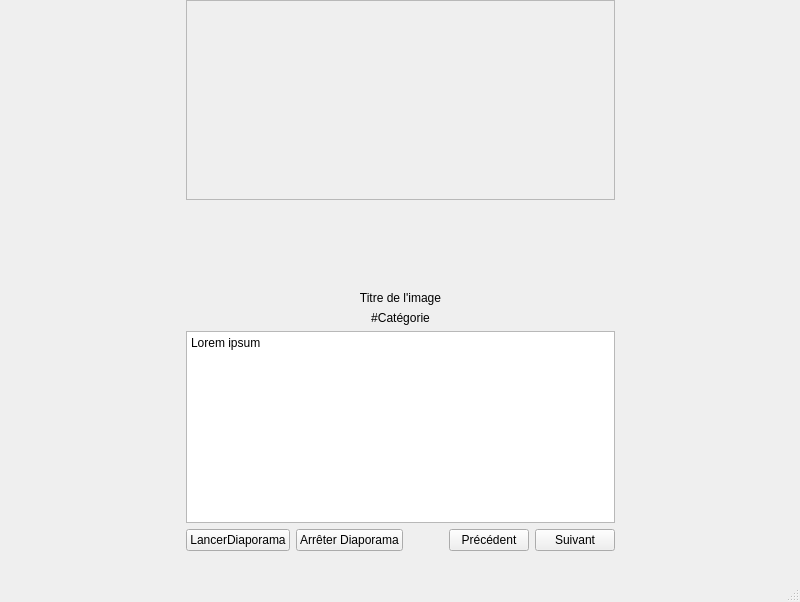
<?xml version="1.0" encoding="UTF-8"?>
<ui version="4.0">
 <class>LecteurVue</class>
 <widget class="QMainWindow" name="LecteurVue">
  <property name="geometry">
   <rect>
    <x>0</x>
    <y>0</y>
    <width>800</width>
    <height>602</height>
   </rect>
  </property>
  <property name="windowTitle">
   <string>LecteurVue</string>
  </property>
  <widget class="QWidget" name="centralwidget">
   <widget class="QWidget" name="horizontalLayoutWidget">
    <property name="geometry">
     <rect>
      <x>0</x>
      <y>0</y>
      <width>801</width>
      <height>551</height>
     </rect>
    </property>
    <layout class="QHBoxLayout" name="horizontalLayout">
     <item>
      <spacer name="horizontalSpacer">
       <property name="orientation">
        <enum>Qt::Horizontal</enum>
       </property>
       <property name="sizeHint" stdset="0">
        <size>
         <width>40</width>
         <height>20</height>
        </size>
       </property>
      </spacer>
     </item>
     <item>
      <layout class="QVBoxLayout" name="verticalLayout">
       <item>
        <widget class="QFrame" name="frame">
         <property name="minimumSize">
          <size>
           <width>200</width>
           <height>200</height>
          </size>
         </property>
         <property name="frameShape">
          <enum>QFrame::StyledPanel</enum>
         </property>
         <property name="frameShadow">
          <enum>QFrame::Raised</enum>
         </property>
        </widget>
       </item>
       <item>
        <spacer name="verticalSpacer">
         <property name="orientation">
          <enum>Qt::Vertical</enum>
         </property>
         <property name="sizeHint" stdset="0">
          <size>
           <width>20</width>
           <height>40</height>
          </size>
         </property>
        </spacer>
       </item>
       <item>
        <widget class="QLabel" name="lTitrePhoto">
         <property name="text">
          <string>Titre de l'image</string>
         </property>
         <property name="alignment">
          <set>Qt::AlignCenter</set>
         </property>
        </widget>
       </item>
       <item>
        <widget class="QLabel" name="lCategorie">
         <property name="text">
          <string>#Catégorie</string>
         </property>
         <property name="alignment">
          <set>Qt::AlignCenter</set>
         </property>
        </widget>
       </item>
       <item>
        <widget class="QTextBrowser" name="AffichageTextePhoto">
         <property name="html">
          <string>&lt;!DOCTYPE HTML PUBLIC &quot;-//W3C//DTD HTML 4.0//EN&quot; &quot;http://www.w3.org/TR/REC-html40/strict.dtd&quot;&gt;
&lt;html&gt;&lt;head&gt;&lt;meta name=&quot;qrichtext&quot; content=&quot;1&quot; /&gt;&lt;meta charset=&quot;utf-8&quot; /&gt;&lt;style type=&quot;text/css&quot;&gt;
p, li { white-space: pre-wrap; }
&lt;/style&gt;&lt;/head&gt;&lt;body style=&quot; font-family:'Segoe UI'; font-size:9pt; font-weight:400; font-style:normal;&quot;&gt;
&lt;p style=&quot; margin-top:0px; margin-bottom:0px; margin-left:0px; margin-right:0px; -qt-block-indent:0; text-indent:0px;&quot;&gt;Lorem ipsum &lt;/p&gt;&lt;/body&gt;&lt;/html&gt;</string>
         </property>
        </widget>
       </item>
       <item>
        <layout class="QHBoxLayout" name="horizontalLayout_2">
         <item>
          <widget class="QPushButton" name="bLancerDiapo">
           <property name="text">
            <string>LancerDiaporama</string>
           </property>
          </widget>
         </item>
         <item>
          <widget class="QPushButton" name="bArreterDiapo">
           <property name="text">
            <string>Arrêter Diaporama</string>
           </property>
          </widget>
         </item>
         <item>
          <spacer name="horizontalSpacer_3">
           <property name="orientation">
            <enum>Qt::Horizontal</enum>
           </property>
           <property name="sizeHint" stdset="0">
            <size>
             <width>40</width>
             <height>20</height>
            </size>
           </property>
          </spacer>
         </item>
         <item>
          <widget class="QPushButton" name="bPrecedent">
           <property name="text">
            <string>Précédent</string>
           </property>
          </widget>
         </item>
         <item>
          <widget class="QPushButton" name="bSuivant">
           <property name="text">
            <string>Suivant</string>
           </property>
          </widget>
         </item>
        </layout>
       </item>
      </layout>
     </item>
     <item>
      <spacer name="horizontalSpacer_2">
       <property name="orientation">
        <enum>Qt::Horizontal</enum>
       </property>
       <property name="sizeHint" stdset="0">
        <size>
         <width>40</width>
         <height>20</height>
        </size>
       </property>
      </spacer>
     </item>
    </layout>
   </widget>
  </widget>
  <widget class="QMenuBar" name="menubar">
   <property name="geometry">
    <rect>
     <x>0</x>
     <y>0</y>
     <width>800</width>
     <height>22</height>
    </rect>
   </property>
  </widget>
  <widget class="QStatusBar" name="statusbar"/>
 </widget>
 <resources/>
 <connections/>
</ui>
